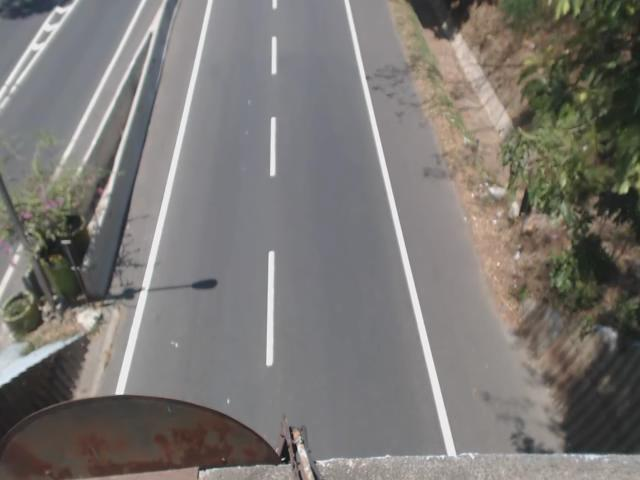
%> input picture examples/GUI/Back Sub HSV/background.jpg, 640 x 480 px
$ octave Back_Sub_HSV.m   (GNU Octave 9; MATLAB toolbox functions it lacks are replaced by stand-ins)
%> lines starting %> are read from the running program, lines starting %| are printed output that depends on the picture; in (x1, y1, x2, y2) boxes, pixels count from 0 and x2, y2 are one past the last pixel; in counts of white or black regions, pixels touching at a corner belong together; the program's own positions count from 1
clc;
close all;
clear;

%Read Background Image
Background=imread('background.jpg');
%> Background is the input picture: size 480x640x3 uint8; mean R, G, B 122.5, 119.3, 115.6

%Read Current Frame
CurrentFrame=imread('original.jpg');
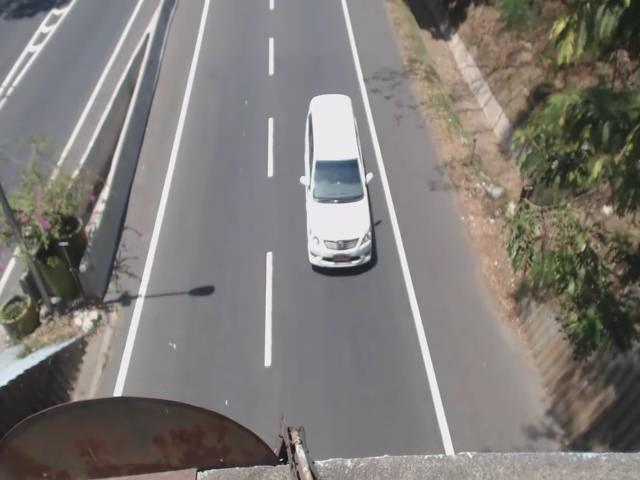
%> input picture examples/GUI/Back Sub HSV/original.jpg, 640 x 480 px
%> CurrentFrame is the input picture: size 480x640x3 uint8; mean R, G, B 126.3, 122.6, 118.7

% Display Background and Foreground
subplot(2,2,1);imshow(Background);title('Background');
subplot(2,2,2);imshow(CurrentFrame);title('Current Frame');

%Convert RGB 2 HSV Color conversion
[Background_hsv]=round(rgb2hsv(Background));
%> Background_hsv: size 480x640x3 double; mean H, S, V 0.434, 0.000475, 0.562
[CurrentFrame_hsv]=round(rgb2hsv(CurrentFrame));
%> CurrentFrame_hsv: size 480x640x3 double; mean H, S, V 0.421, 0.00129, 0.615
Out = bitxor(Background_hsv,CurrentFrame_hsv);
%> Out: size 480x640x3 double; mean H, S, V 0.108, 0.00175, 0.131

%Convert RGB 2 GRAY
Out=rgb2gray(Out);
%> Out: size 480x640 double

%Read Rows and Columns of the Image
[rows, columns]=size(Out);
%> rows = 480; columns = 640

%Convert to Binary Image
for i=1:rows
    for j=1:columns
        if Out(i,j) >0
            BinaryImage(i,j)=1;
        else
            BinaryImage(i,j)=0;
        end
    end
end
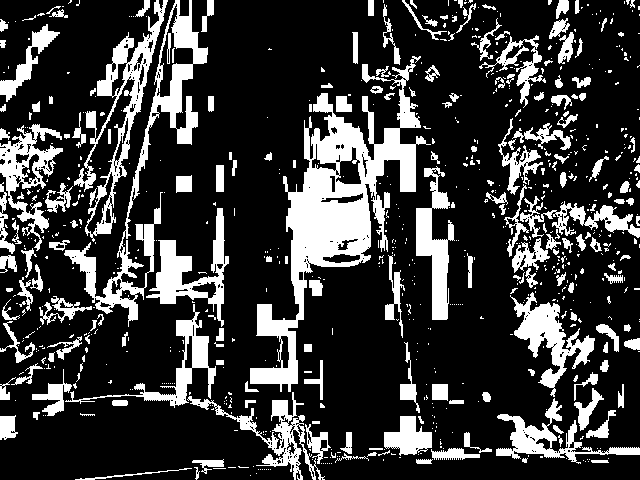
%> BinaryImage: size 480x640 double; values 0 (black) and 1 (white), 22.7% white; 765 white regions (570 under 20 px), largest, box (x1, y1, x2, y2) and area: (250, 56, 431, 392) 15085, (64, 0, 208, 327) 6130, (74, 0, 168, 242) 4199

%Apply Median filter to remove Noise
FilteredImage=medfilt2(BinaryImage,[5 5]);
%> FilteredImage: size 480x640 double; values 0 (black) and 1 (white), 20.9% white; 290 white regions (114 under 20 px)

%Boundary Label the Filtered Image
[L, num]=bwlabel(FilteredImage);
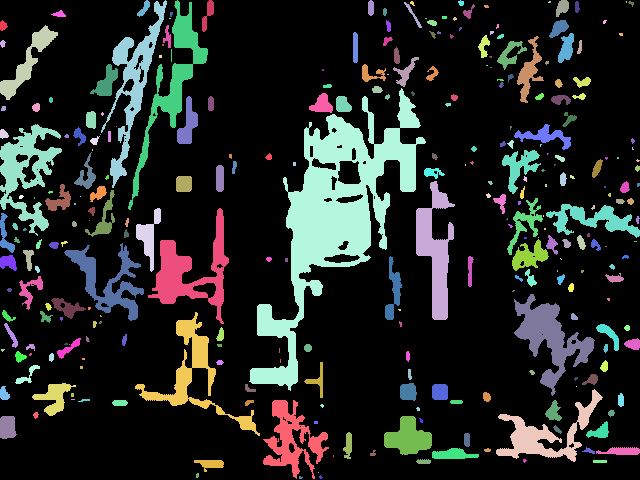
%> L: size 480x640 double; 291 distinct labels, from 0 to 290; one colour per label, 0 black
%> num = 290

STATS=regionprops(L,'all');
%> STATS = 290 regions; largest, box (x1, y1, x2, y2), Area, Centroid, MajorAxisLength, MinorAxisLength and Eccentricity: (249, 88, 426, 391) 14690 [336 216.1] 302.3 105.8 0.937, (148, 208, 229, 324) 2933 [191.3 272.6] 100.3 82.69 0.566, (514, 294, 595, 396) 2910 [550.7 338.6] 97.95 58.97 0.798
cc=[];
removed=0;

%Remove the noisy regions
for i=1:num
    dd=STATS(i).Area;
    if (dd < 5000)
        L(L==i)=0;
        removed = removed + 1;
        num=num-1;
    end
end
%> this loop made 290 passes
%> (dd, num) on passes 1 to 12: (58, 289), (31, 288), (1073, 287), (64, 286), (2757, 285), (240, 284), (191, 283), (100, 282), (336, 281), (22, 280), (8, 279), (69, 278)
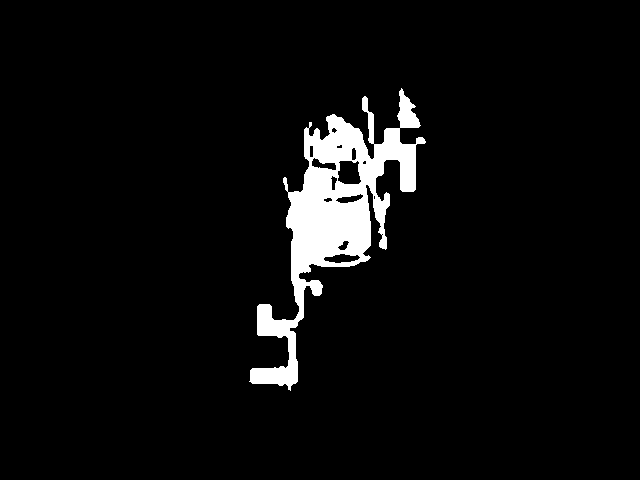
%> L: size 480x640 double; values 0 (black) and 106 (white), 4.8% white; 1 white region, box (x1, y1, x2, y2) and area: (249, 88, 426, 391) 14690
%> after the loop, num = 1; removed = 289

L = logical(L);
[row,col] = find(L==1);
%> row = 14690 values from 89 to 391; col = 14690 values from 250 to 426

h_bw = imcrop(CurrentFrame,[min(col) min(row) max(col)-min(col) max(row)-min(row)]);
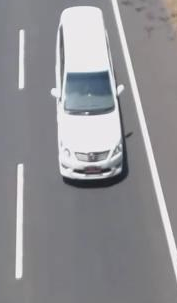
%> h_bw: size 303x177x3 uint8; mean R, G, B 144.6, 144.2, 147.7

[a,b] = size(L);
%> a = 480; b = 640
mask = false(a,b);
mask(min(row):max(row),min(col):max(col)) = 1;
%> mask: size 480x640 logical; 17.5% white; 1 white region, box (x1, y1, x2, y2) and area: (249, 88, 426, 391) 53631

mask =  bwperim(mask,8);
%> mask: size 480x640 logical; 0.31% white in thin lines or dots, all inside (x1, y1, x2, y2) = (249, 88, 426, 391)
mask = imdilate(mask,strel('square',3));
%> mask: size 480x640 logical; 0.93% white; 1 white region, box (x1, y1, x2, y2) and area: (248, 87, 427, 392) 2868

R = CurrentFrame(:,:,1);
G = CurrentFrame(:,:,2);
B = CurrentFrame(:,:,3);

R(mask) = 255;
%> R: size 480x640 uint8; min 6, max 255, mean 127.4
G(mask) = 0;
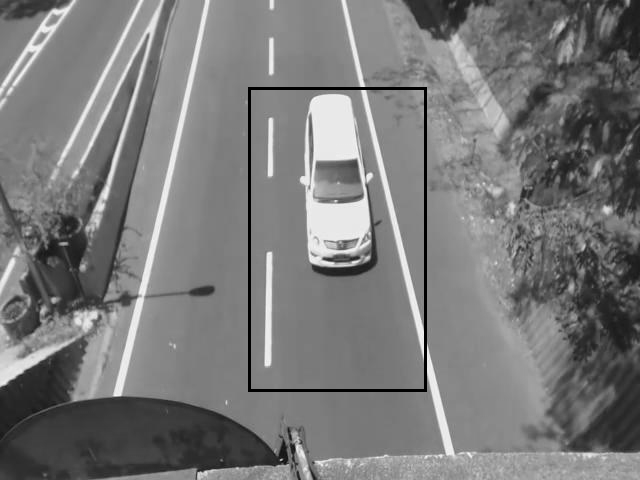
%> G: size 480x640 uint8; min 0, max 253, mean 121.3
B(mask) = 0;
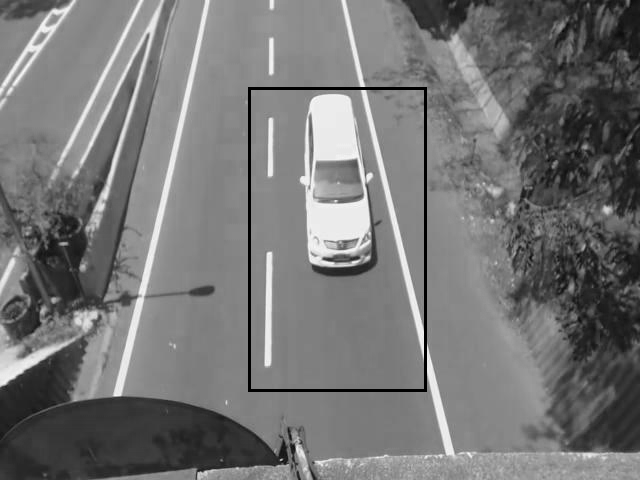
%> B: size 480x640 uint8; min 0, max 255, mean 117.4

RGB = cat(3,R,G,B);

%Display Result
subplot(2,2,3);imshow(L);title('Detected Foreground (binary)');
subplot(2,2,4);imshow(RGB);title('Detected Foreground (RGB)');
